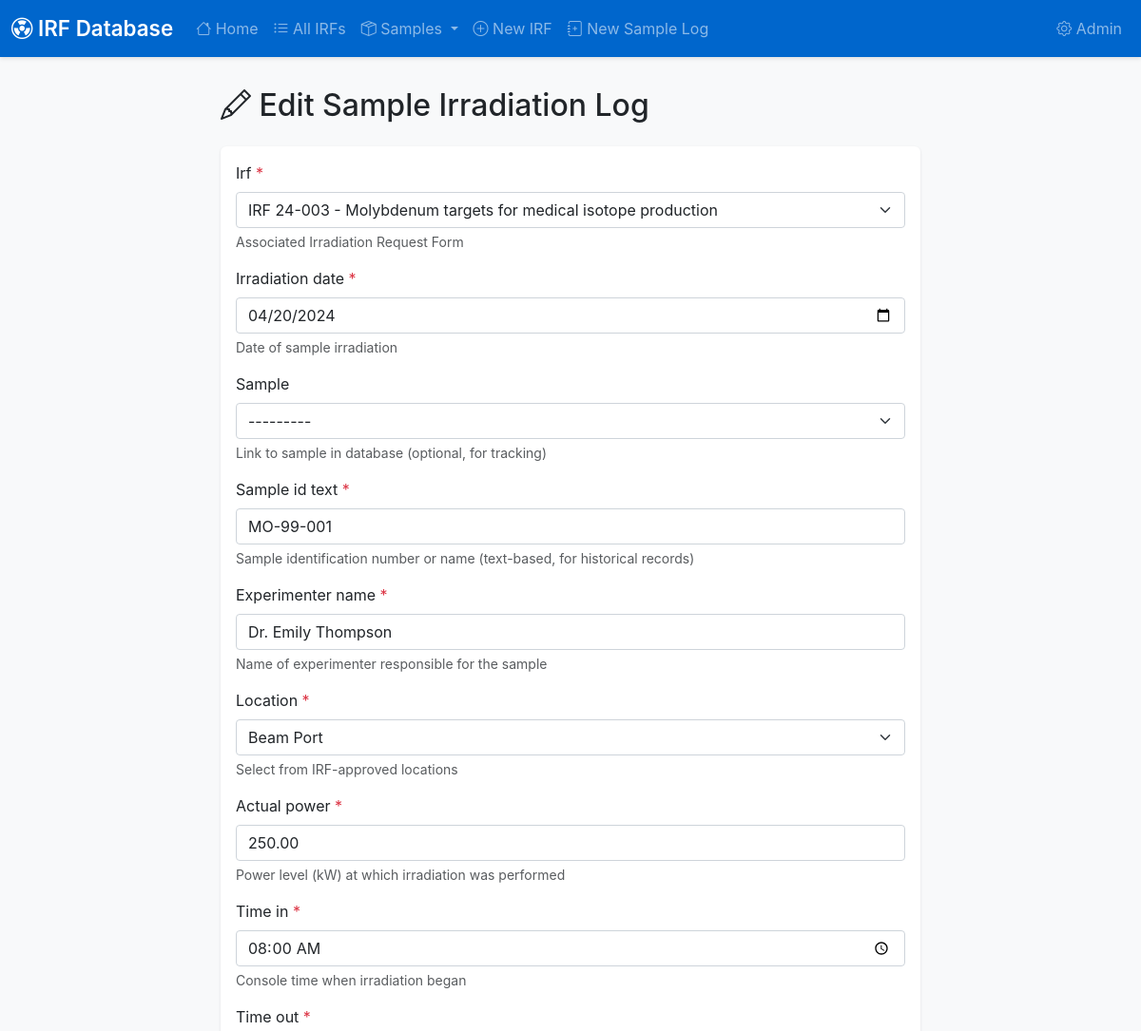
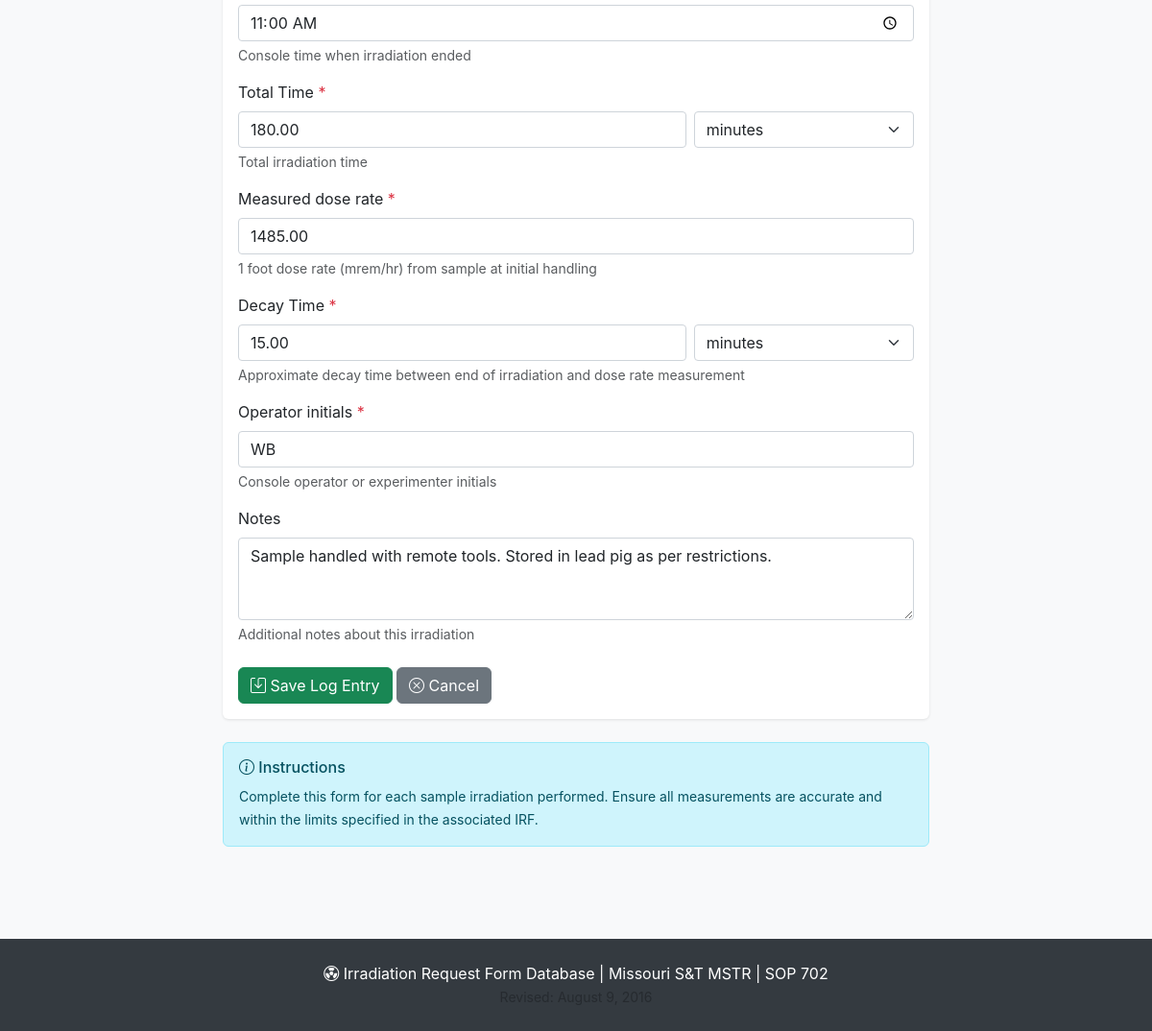
The page /sample-log/4/edit/ on the database its author committed (2 pictures, top to bottom).
### irradiation/models.py (models this page shows, shortened)
class SampleIrradiationLog(models.Model):
    irf = models.ForeignKey(
        IrradiationRequestForm,
        on_delete=models.CASCADE,
        related_name='irradiation_logs',
        help_text="Associated Irradiation Request Form"
    )
    sample = models.ForeignKey(
        Sample,
        on_delete=models.SET_NULL,
        null=True,
        blank=True,
        related_name='irradiation_logs',
        help_text="Link to sample in database (optional, for tracking)"
    )
    irradiation_date = models.DateField(
        help_text="Date of sample irradiation"
    )
    sample_id_text = models.CharField(
        max_length=100,
        help_text="Sample identification number or name (text-based, for historical records)"
    )
    experimenter_name = models.CharField(
        max_length=200,
        help_text="Name of experimenter responsible for the sample"
    )
    actual_location = models.CharField(
        max_length=200,
        help_text="Actual irradiation location used"
    )
    actual_power = models.DecimalField(
        max_digits=10,
        decimal_places=2,
        validators=[MinValueValidator(0)],
        help_text="Power level (kW) at which irradiation was performed"
    )
    time_in = models.TimeField(
        help_text="Console time when irradiation began"
    )
    time_out = models.TimeField(
        help_text="Console time when irradiation ended"
    )
    TIME_UNIT_CHOICES = [
        ('min', 'minutes'),
        ('hr', 'hours'),
        ('sec', 'seconds'),
    ]
    total_time = models.DecimalField(
        max_digits=10,
        decimal_places=2,
        validators=[MinValueValidator(0)],
        help_text="Total irradiation time"
    )
    total_time_unit = models.CharField(
        max_length=10,
        choices=TIME_UNIT_CHOICES,
        default='min',
        help_text="Unit for total time"
    )
    measured_dose_rate = models.DecimalField(
        max_digits=10,
        decimal_places=2,
        validators=[MinValueValidator(0)],
        help_text="1 foot dose rate (mrem/hr) from sample at initial handling"
    )
    decay_time = models.DecimalField(
        max_digits=10,
        decimal_places=2,
        validators=[MinValueValidator(0)],
        help_text="Approximate decay time between end of irradiation and dose rate measurement"
    )
    decay_time_unit = models.CharField(
        max_length=10,
        choices=TIME_UNIT_CHOICES,
        default='min',
        help_text="Unit for decay time"
    )
    operator_initials = models.CharField(
        max_length=10,
        help_text="Console operator or experimenter initials"
    )
    created_date = models.DateTimeField(auto_now_add=True)
    updated_date = models.DateTimeField(auto_now=True)
    notes = models.TextField(
        blank=True,
        help_text="Additional notes about this irradiation"
    )
    class Meta:
        ordering = ['-irradiation_date', '-time_in']
        verbose_name = 'Sample Irradiation Log'
        verbose_name_plural = 'Sample Irradiation Logs'

### irradiation/views.py (the view, shortened to what this page needs)
# urls.py: path('sample-log/<int:pk>/edit/', views.SampleLogUpdateView.as_view(), name='sample_log_update'),
class SampleLogUpdateView(UpdateView):
    model = SampleIrradiationLog
    template_name = 'irradiation/sample_log_form.html'
    form_class = SampleLogForm
    def get_form_kwargs(self):
        kwargs = super().get_form_kwargs()
        if self.object.irf:
            kwargs['irf_pk'] = self.object.irf.pk
        return kwargs
    def get_context_data(self, **kwargs):
        context = super().get_context_data(**kwargs)
        if self.object.irf:
            context['irf'] = self.object.irf
        return context

### irradiation/models.py (called while the page is built)
    def __str__(self):
        return f"IRF {self.irf_number} - {self.sample_description[:50]}"

### irradiation/templates/irradiation/sample_log_form.html (shortened to what this page needs)
{% extends 'irradiation/base.html' %}
{% block content %}
<div class="container">
    <div class="row justify-content-center">
        <div class="col-lg-8">
            <h2 class="mb-4">
                {% if object.pk %}
                    <i class="bi bi-pencil"></i>
                    Edit Sample Irradiation Log
                {% else %}
                    <i class="bi bi-journal-plus"></i>
                    Add Sample Irradiation Log
                {% endif %}
            </h2>
            <div class="card">
                <div class="card-body">
                    <form method="post">
                        {% for field in form %}
                            {% if field.name == 'total_time' %}
                                <div class="mb-3">
                                    <label class="form-label">
                                        Total Time
                                        {% if field.field.required %}
                                            <span class="text-danger">*</span>
                                        {% endif %}
                                    </label>
                                    <div class="row g-2">
                                        <div class="col-8">
                                            {{ field }}
                                        </div>
                                        <div class="col-4">
                                            {{ form.total_time_unit }}
                                        </div>
                                    </div>
                                    {% if field.help_text %}
                                        <small class="form-text text-muted d-block">{{ field.help_text|safe }}</small>
                                    {% endif %}
                                </div>
                            {% elif field.name == 'total_time_unit' %}
                            {% elif field.name == 'decay_time' %}
                                <div class="mb-3">
                                    <label class="form-label">
                                        Decay Time
                                        {% if field.field.required %}
                                            <span class="text-danger">*</span>
                                        {% endif %}
                                    </label>
                                    <div class="row g-2">
                                        <div class="col-8">
                                            {{ field }}
                                        </div>
                                        <div class="col-4">
                                            {{ form.decay_time_unit }}
                                        </div>
                                    </div>
                                    {% if field.help_text %}
                                        <small class="form-text text-muted d-block">{{ field.help_text|safe }}</small>
                                    {% endif %}
                                </div>
                            {% elif field.name == 'decay_time_unit' %}
                            {% else %}
                                <div class="mb-3">
                                    <label for="{{ field.id_for_label }}" class="form-label">
                                        {{ field.label }}
                                        {% if field.field.required %}
                                            <span class="text-danger">*</span>
                                        {% endif %}
                                    </label>
                                    {{ field }}
                                    {% if field.help_text %}
                                        <small class="form-text text-muted d-block">{{ field.help_text|safe }}</small>
                                    {% endif %}
                                </div>
                            {% endif %}
                        {% endfor %}
                        <div class="mt-4">
                            <button type="submit" class="btn btn-success">
                                <i class="bi bi-save"></i> Save Log Entry
                            </button>
                            {% if irf %}
                                <a href="{% url 'irradiation:irf_detail' irf.pk %}?tab=logs" class="btn btn-secondary">
                                    <i class="bi bi-x-circle"></i> Cancel
                                </a>
                            {% else %}
                                <a href="{% url 'irradiation:irf_list' %}" class="btn btn-secondary">
                                    <i class="bi bi-x-circle"></i> Cancel
                                </a>
                            {% endif %}
                        </div>
                    </form>
                </div>
            </div>
            <div class="alert alert-info mt-3">
                <h6><i class="bi bi-info-circle"></i> Instructions</h6>
                <small>
                    Complete this form for each sample irradiation performed.
                    Ensure all measurements are accurate and within the limits specified in the associated IRF.
                </small>
            </div>
        </div>
    </div>
</div>
{% endblock %}

### irradiation/templates/irradiation/base.html (style rules this page uses)
:root { --primary-color: #0066cc; --secondary-color: #6c757d; --success-color: #28a745; --warning-color: #ffc107; --danger-color: #dc3545; }
body { font-family: -apple-system, BlinkMacSystemFont, "Segoe UI", Roboto, "Helvetica Neue", Arial, sans-serif; background-color: #f8f9fa; }
.card { border: none; box-shadow: 0 1px 3px rgba(0,0,0,.1); margin-bottom: 1.5rem; }

### irradiation/templates/irradiation/sample_log_form.html (style rules this page uses)
input[type="text"], input[type="number"], input[type="date"], input[type="time"], input[type="email"], textarea, select { width: 100%; }
select { display: block; padding: 0.375rem 2.25rem 0.375rem 0.75rem; font-size: 1rem; font-weight: 400; line-height: 1.5; color: #212529; background-color: #fff; background-repeat: no-repeat; background-position: right 0.75rem center; background-size: 16px 12px; border: 1px solid #ced4da; border-radius: 0.25rem; appearance: none; }
input[type="text"], input[type="number"], input[type="date"], input[type="time"], input[type="email"] { display: block; padding: 0.375rem 0.75rem; font-size: 1rem; font-weight: 400; line-height: 1.5; color: #212529; background-color: #fff; border: 1px solid #ced4da; border-radius: 0.25rem; }
textarea { display: block; padding: 0.375rem 0.75rem; font-size: 1rem; font-weight: 400; line-height: 1.5; color: #212529; background-color: #fff; border: 1px solid #ced4da; border-radius: 0.25rem; }

### rows shown on the page
SampleIrradiationLog: form "IRF 24-003 - Molybdenum targets for medical isotope production" "04/20/2024" "---------" "MO-99-001" "Dr. Emily Thompson" "Beam Port" "250.00" "08:00:00" "11:00:00" "1485.00" "WB" "Sample handled with remote tools. Stored in lead pig as per restrictions.", form "180.00", total_time_unit "minutes", form "15.00", decay_time_unit "minutes"

### other values the page prints
{{ field.label }} "Irf" "Irradiation date" "Sample" "Sample id text" "Experimenter name" "Location" "Actual power" "Time in" "Time out" "Measured dose rate" "Operator initials" "Notes"
{{ field.help_text|safe }} "Associated Irradiation Request Form" "Date of sample irradiation" "Link to sample in database (optional, for tracking)" "Sample identification number or name (text-based, for historical records)" "Name of experimenter responsible for the sample" "Select from IRF-approved locations" "Power level (kW) at which irradiation was performed" "Console time when irradiation began" "Console time when irradiation ended" "1 foot dose rate (mrem/hr) from sample at initial handling" "Console operator or experimenter initials" "Additional notes about this irradiation"
{{ field.help_text|safe }} "Total irradiation time"
{{ field.help_text|safe }} "Approximate decay time between end of irradiation and dose rate measurement"
